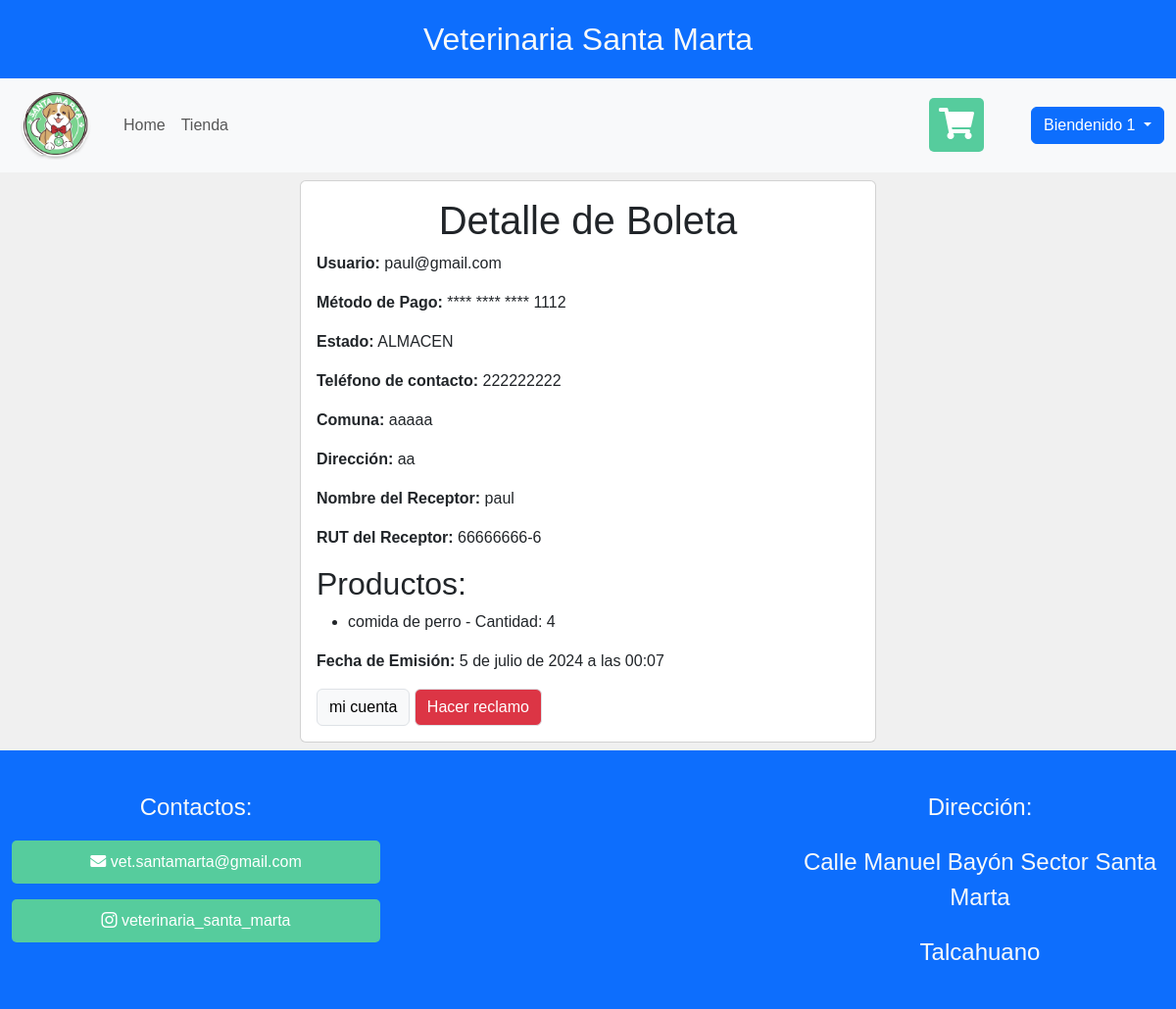
Screenshot of /ver_boleta/13 (signed in) with the database file from the repository.
### mi_web/models.py (models this page shows, shortened)
class Usuario(AbstractBaseUser,PermissionsMixin):
    run = models.CharField( "rut" ,max_length=10 ,primary_key=True )
    correo = models.EmailField("correo", max_length=150 , unique=True)
    nombre = models.CharField("nombre", max_length=50)
    apellido = models.CharField("apellido", max_length=50)
    telefono= models.CharField("telefono", max_length=9)
    comuna= models.CharField("comuna", max_length=50)
    direccion= models.CharField("direccion", max_length=50)
    is_staff = models.BooleanField("empleado",default=False)
    is_superuser = models.BooleanField("superuser",default=False)
    es_baneado = models.BooleanField("baneado", default=False)
    USERNAME_FIELD="correo"
    objects=Usuariomanager()
    REQUIRED_FIELDS=["run","nombre","apellido","telefono","comuna","direccion"]

class Boleta(models.Model):
    user = models.ForeignKey('Usuario', verbose_name=("Usuario") ,on_delete=models.DO_NOTHING)
    carritoDeCompra =  models.ForeignKey(CarritoDeCompras,verbose_name=("CarritoDeCompra") , on_delete=models.DO_NOTHING)
    metodoDePago = models.ForeignKey(Tarjeta , verbose_name=("Tarjeta") ,on_delete=models.DO_NOTHING)
    estado = models.CharField("estado",max_length=20, choices=ESTADO_ENVIO,default="ALMACEN")
    telefono2 = models.CharField("telefono2", max_length=9)
    comuna2 = models.CharField("comuna2", max_length=50)
    direccion2 = models.CharField("direccion2", max_length=50)
    fecha_emision = models.DateTimeField("fecha_emision",auto_now_add=True)
    rut_receptor = models.CharField("RUT del Receptor", max_length=12)
    nombre_receptor = models.CharField("Nombre del Receptor", max_length=100)

class Tarjeta(models.Model):
    uusuario=models.ForeignKey("mi_web.Usuario", verbose_name=("usuario"), on_delete=models.CASCADE , null=True)
    tarjeta_de_credito = models.IntegerField("numero tarjeta", unique=True)
    fecha_de_vencimiento = models.CharField("fecha vencimiento", max_length=50)
    codigo_de_seguridad = models.IntegerField("cv")
    def __str__(self):
        numero_str = str(self.tarjeta_de_credito)
        return f'**** **** **** {numero_str[-4:]}'

class ProductoBoleta(models.Model):
    boleta = models.ForeignKey(Boleta, on_delete=models.CASCADE)
    producto = models.CharField("producto",max_length=50, )
    cantidad = models.PositiveIntegerField()

### mi_web/views.py (the view)
# urls.py: path('ver_boleta/<id>',login_required(views.ver_boleta),name='ver_boleta'),
@login_required
def ver_boleta(request,id):
    boleta = get_object_or_404(Boleta, id=id)
    productos_boleta = ProductoBoleta.objects.filter(boleta=boleta)
    datos = {
        "boleta": boleta,
        "productos_boleta": productos_boleta
    }
    return render(request,'vet/ver_boleta.html',datos)

### mi_web/templates/vet/ver_boleta.html (shortened to what this page needs)
{% extends "vet/base_p.html" %}
{% load static %}
{% load crispy_forms_tags %}
{% block contenido %}
<div class="row justify-content-center">
    <div class="col-12 col-md-6 m-2">
        <div class="card text-start">
            <div class="card-body">
                <h1>Detalle de Boleta</h1>
                <p><strong>Usuario:</strong> {{ boleta.user }}</p>
                <p><strong>Método de Pago:</strong> {{ boleta.metodoDePago }}</p>
                <p><strong>Estado:</strong> {{ boleta.estado }}</p>
                <p><strong>Teléfono de contacto:</strong> {{ boleta.telefono2 }}</p>
                <p><strong>Comuna:</strong> {{ boleta.comuna2 }}</p>
                <p><strong>Dirección:</strong> {{ boleta.direccion2 }}</p>
                <p><strong>Nombre del Receptor:</strong> {{ boleta.nombre_receptor }}</p>
                <p><strong>RUT del Receptor:</strong> {{ boleta.rut_receptor }}</p>
                <h2>Productos:</h2>
                <ul>
                    {% for producto_boleta in productos_boleta %}
                        <li>{{ producto_boleta.producto }} - Cantidad: {{ producto_boleta.cantidad }}</li>
                    {% endfor %}
                </ul>
                <p><strong>Fecha de Emisión:</strong> {{ boleta.fecha_emision }}</p>
                <a href='{% url "mi_cuenta" user.correo%}' role='button' class="btn btn-light border">mi cuenta</a>
                <a href='{% url "Crear_reclamo" boleta.id %}' role='button' class="btn btn-danger border">Hacer reclamo</a>
            </div>
        </div>
    </div>
</div>
{% endblock contenido %}

### mi_web/templates/vet/base_p.html (shortened to what this page needs)
{% load static %}
<!DOCTYPE html>
<html lang="en">
    <head>
        <link href="https://cdn.jsdelivr.net/npm/bootstrap@5.3.3/dist/css/bootstrap.min.css" rel="stylesheet">
        <link href="https://cdn.jsdelivr.net/npm/bootstrap-icons@1.7.0/font/bootstrap-icons.css" rel="stylesheet">
        <link rel="stylesheet" href="https://cdnjs.cloudflare.com/ajax/libs/font-awesome/5.15.4/css/all.min.css">
        <link rel="stylesheet" href="{% static 'vet/css/carrito.css'%}">
        <link rel="stylesheet" href= "{% static 'vet/css/cssmain.css' %} ">
        <link rel="stylesheet" href= "{% static 'vet/css/gato.css' %}">
    </head>
    <body>
        <header class="cotainer-fluid bg-primary d-flex justify-content-center flex-column">
            <p class="text-light pt-3 fs-2 text-center"> Veterinaria Santa Marta</p>
            <nav class="navbar navbar-expand-sm bg-body-tertiary">
                <div class="container-fluid">
                    <a class="navbar-brand"><samp class="fw-bold ml-3"><img src={% static "vet/img/logo.png" %}
                                width="90"></samp></a>
                    <div class="collapse navbar-collapse" id="navbarSupportedContent">
                        <ul class="navbar-nav me-auto mb-2 mb-lg-0">
                            <li class="nav-item">
                                <a class="nav-link" aria-current="page" href=" {% url "index" %}">Home</a>
                            </li>
                            <li class="nav-item">
                                <a class="nav-link" aria-current="page" href=" {% url "tienda_login" %} ">Tienda</a>
                            </li>
                        </ul>
                        <div class="me-5">
                            <a href=" {% url "ver_carrito" %}" class="boton" style="color: #ffffff;">
                                <i class="fas fa-shopping-cart fa-2x" aria-current="page" style="cursor: pointer;"></i>
                            </a>
                        </div>
                        <form class="d-flex" role="search">
                            <div class="dropdown">
                                <a class="btn btn-primary dropdown-toggle" role="button" data-bs-toggle="dropdown"
                                    aria-expanded="false">
                                    {% if request.user.is_authenticated %}
                                    Biendenido {{user.nombre}}
                                    {% else %}
                                    Iniciar sesión
                                    {% endif %}
                                </a>
                            </div>
                        </form>
                    </div>
                </div>
            </nav>
        </header>
        <main>
        {% block contenido %}
        {% endblock contenido %}
        </main>
        <footer class="container-fluid bg-primary text-center py-4">
            <div class="row">
                <div class="col-md-4 col-sm-12">
                    <p class="text-light pt-3 fs-4">Contactos:</p>
                    <p>
                        <a href="mailto:vet.santamarta@gmail.com" class="boton" style="text-decoration: none; color: #ffffff;">
                            <i class="fas fa-envelope" aria-current="page" style="cursor: pointer;"></i> vet.santamarta@gmail.com
                        </a>
                    </p>
                    <p>
                        <a href="https://www.instagram.com/veterinaria_santa_marta/" target="_blank" class="boton" style="text-decoration: none; color: #ffffff;">
                            <i class="bi bi-instagram" aria-current="page" style="cursor: pointer;"></i> veterinaria_santa_marta
                        </a>
                    </p>
                </div>
                <div class="col-md-4 col-sm-12">
                </div>
                <div class="col-md-4 col-sm-12">
                    <p class="text-light pt-3 fs-4"> Dirección: </p>
                    <p class="text-light pt-1 fs-4"> Calle Manuel Bayón Sector Santa Marta</p>
                    <p class="text-light pt-1 fs-4">Talcahuano</p>
                </div>
            </div>
        </footer>
    </body>
</html>

### mi_web/static/vet/css/carrito.css (style rules this page uses)
body { font-family: Arial, sans-serif; margin: 0; padding: 0; box-sizing: border-box; background-color: #f0f0f0; }
h1 { text-align: center; }
.boton { display: block; width: 100%; padding: 10px; background-color: #56cc9d; color: #fff; text-align: center; text-decoration: none; border-radius: 5px; cursor: pointer; }

### mi_web/static/vet/css/cssmain.css (style rules this page uses)
body { font-family: 'Montserrat', sans-serif; overflow-x: hidden; display: flex; flex-direction: column; min-height: 100vh; }
main { flex: 1; }

### rows the page displays
Usuario: nombre "1"
Boleta: user "paul@gmail.com", metodoDePago "**** **** **** 1112", estado "ALMACEN", telefono2 "222222222", comuna2 "aaaaa", direccion2 "aa", nombre_receptor "paul", rut_receptor "66666666-6", fecha_emision "5 de julio de 2024 a las 00:07"
ProductoBoleta: producto "comida de perro", cantidad "4"
